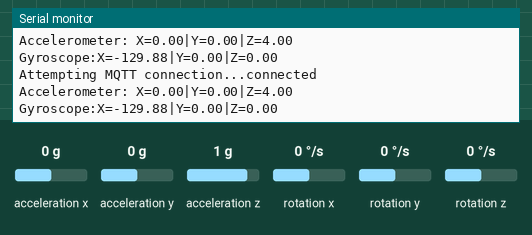
Simulated run of this sketch. Board: ESP8266 (NodeMCU). On the bench: the last lines printed to the serial monitor. Wiring (inferred from the names in the program): MPU-6050 motion sensor at I2C address 0x68. The test bench sets the inputs (shaded band); at power-on: acceleration x 0 g, acceleration y 0 g, acceleration z 1 g, rotation x 0 °/s, rotation y 0 °/s, rotation z 0 °/s. No MQTT or app messages arrive unless stated.

Above: at 2.9 s.
3.0 s: acceleration x set to -1.4 g
At 4.5 s:
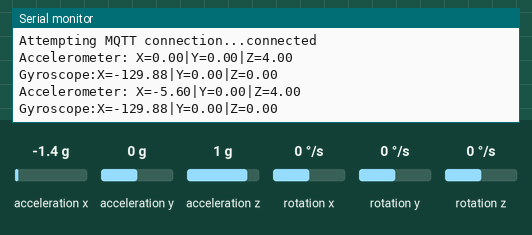
5.7 s: acceleration y set to -1.4 g
At 6.5 s:
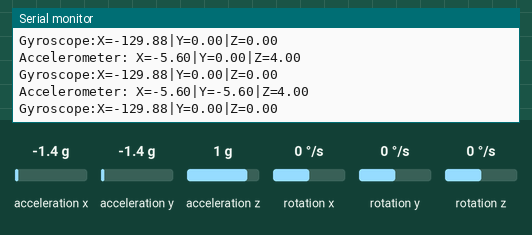
8.4 s: acceleration z set to -1.4 g
At 10.7 s:
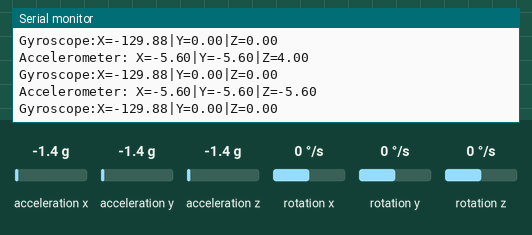
11.1 s: rotation x set to -192 °/s
At 12.8 s:
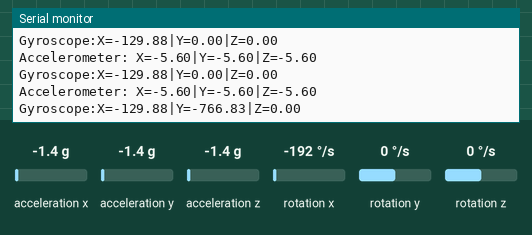
13.8 s: rotation y set to -192 °/s
At 15.0 s:
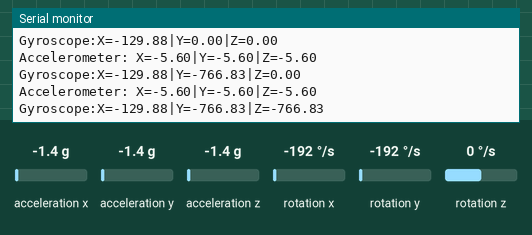

Measured:
- after the input at 3.0 s, the serial monitor: prints a new line after 1.1 s (image 1)
- after the input at 5.7 s, the serial monitor: prints a new line after 0.45 s (image 2)
- after the input at 8.4 s, the serial monitor: prints a new line after 1.8 s (image 3)
- after the input at 11.1 s, the serial monitor: prints a new line after 1.1 s (image 4)
- after the input at 13.8 s, the serial monitor: prints a new line after 0.41 s (image 5)

The sketch:

sketch_aug18a.ino
```cpp
#include <Wire.h>
#include <PubSubClient.h>
#include "ESP8266WiFi.h"

//WiFi Connection Configuration

const char* ssid = "Honor 8C";
const char* password = "ilovejoboah";

// MQTT Connection Configuration
const char* mqtt_server = "192.168.43.20";
const char* mqtt_username = "user";
const char* mqtt_password = "iL0v3MoonGaYoung";

//I2C address

const int MPU = 0x68;
int16_t AcX, AcY, AcZ, GyX, GyY, GyZ;
float gForceX, gForceY, gForceZ, rotX, rotY, rotZ;


//Wifi MAC address

byte mac[]={ 0xDE, 0xED, 0xBA, 0xFE, 0xFE, 0xED};

WiFiClient espClient;
IPAddress ip;
PubSubClient mqttClient(espClient);

//IP address of mqtt server

const char* server = "192.168.43.20";

void dataReceiver(){
  Wire.beginTransmission(MPU);
  Wire.write(0x3B);  // starting with register 0x3B (ACCEL_XOUT_H)
  Wire.endTransmission(false);
  Wire.requestFrom(MPU,14,true);
  AcX = Wire.read()<<8|Wire.read();
  AcY = Wire.read()<<8|Wire.read();
  AcZ = Wire.read()<<8|Wire.read();
  GyX = Wire.read()<<8|Wire.read();
  GyY = Wire.read()<<8|Wire.read();
  GyZ = Wire.read()<<8|Wire.read();
  processData();
}

void processData(){
  gForceX = AcX / 4096.0;
  gForceY = AcY / 4096.0;
  gForceZ = AcZ / 4096.0;

  rotX = GyX / 32.8;
  rotY = GyY / 32.8;
  rotZ = GyZ / 32.8;
}

void debugFunction(int16_t AcX, int16_t AcY, int16_t AcZ, int16_t GyX, int16_t GyY, int16_t GyZ){

  Serial.print("Accelerometer: ");
  Serial.print("X="); Serial.print(gForceX);
  Serial.print("|Y="); Serial.print(gForceY);
  Serial.print("|Z="); Serial.println(gForceZ);
  Serial.print("Gyroscope:");
  Serial.print("X="); Serial.print(rotX);
  Serial.print("|Y="); Serial.print(rotY);
  Serial.print("|Z="); Serial.println(rotZ);
}

void reconnect() {
  // Loop until we're reconnected
  while (!mqttClient.connected()) {
    Serial.print("Attempting MQTT connection...");
    // Attempt to connect
    if (mqttClient.connect("arduinoClient")){
      Serial.println("connected");
    }
    else {
      Serial.print("failed, rc=");
      Serial.print(mqttClient.state());
      Serial.println(" try again in 5 seconds");
      delay(1000);
    }
  }
}

void setup(){
  Serial.begin(9600);

  Wire.begin(0,2);
  Wire.beginTransmission(MPU);
  Wire.write(0x6B);  // PWR_MGMT_1 register
  Wire.write(0);     // set to zero (wakes up the MPU-6050)
  Wire.endTransmission(true);

  mqttClient.setServer(server, 1883);


  Serial.println(ip);
  Serial.println(server);
  //delay(1500);
}

char* init(float val){

  char buff[100];

  for (int i = 0; i < 100; i++) {
      dtostrf(val, 4, 2, buff);  //4 is mininum width, 6 is precision
  }
   return buff;

}

void setup_wifi() {

  delay(10);
  // We start by connecting to a WiFi network
  Serial.println();
  Serial.print("Connecting to ");
  Serial.println(ssid);

  WiFi.begin(ssid, password);

  while (WiFi.status() != WL_CONNECTED) {
    delay(500);
    Serial.print(".");
  }

  Serial.println("");
  Serial.println("WiFi connected");
  Serial.println("IP address: ");
  Serial.println(WiFi.localIP());
}
void dataAcc(){

  char mpu6050X[100]= "";
  strcat(mpu6050X,init(gForceX));

  char mpu6050Y[100]= "";
  strcat(mpu6050Y,init(gForceY));

  char mpu6050Z[100]= "";
  strcat(mpu6050Z,init(gForceZ));

  // accelerometer - "topic, mpu6050"
  mqttClient.publish("AcX/", mpu6050X);
  mqttClient.publish("AcY/", mpu6050Y);
  mqttClient.publish("AcZ/", mpu6050Z);
//  mqttClient.publish(outTopic, "text to send via mqtt");
}
void dataGy(){

  char mpu6050X[100]= "";
  strcat(mpu6050X,init(rotX));

  char mpu6050Y[100]= "";
  strcat(mpu6050Y,init(rotY));

  char mpu6050Z[100]= "";
  strcat(mpu6050Z,init(rotZ));

  // gyroscope - "topic, mpu6050"
  mqttClient.publish("GyX/", mpu6050X);
  mqttClient.publish("GyY/", mpu6050Y);
  mqttClient.publish("GyZ/", mpu6050Z);
//  mqttClient.publish(outTopic, "text to send via mqtt");
}
void loop(){
  dataReceiver();
  debugFunction(AcX,AcY,AcZ,GyX,GyY,GyZ);

  if (!mqttClient.connected()) {
    reconnect();
  }

  mqttClient.loop();

  dataAcc();
  dataGy();

  delay(2000);
}
```
